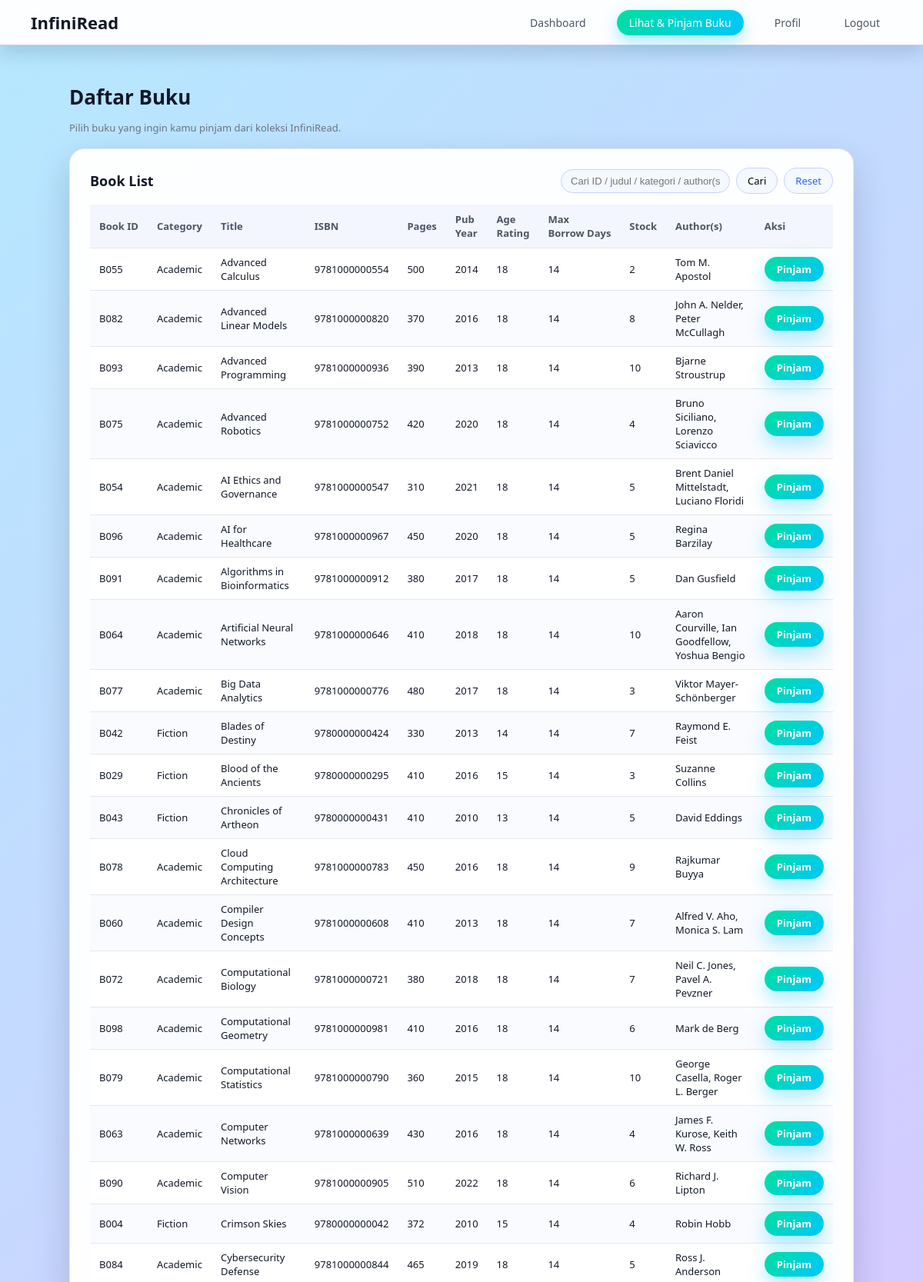
The page /frontend/pages/member/books.php (signed in, upper part) on the database its author committed.
### tables this page shows
CREATE TABLE `book` (
  `Book_ID` varchar(20) NOT NULL,
  `Category` varchar(20) NOT NULL,
  `Title` varchar(100) NOT NULL,
  `ISBN` varchar(50) NOT NULL,
  `Pages` int(11) NOT NULL,
  `Pub_Year` int(11) NOT NULL,
  `Age_Rating` int(11) NOT NULL,
  `Max_Borrowdays` int(11) NOT NULL,
  `Stock` int(11) NOT NULL,
  `Staff_ID` int(11) NOT NULL,
  `File_URL` varchar(255) NOT NULL
);

### backend/controllers/BookController.php (called while the page is built, shortened)
<?php
require_once __DIR__ . '/../config/database.php';
class BookController
{
    public static function getAllWithAuthors(?string $keyword = null) {
        global $mysqli;
        $keyword = trim($keyword ?? '');
        $booksResult = $mysqli->query("
            SELECT
                Book_ID,
                Category,
                Title,
                ISBN,
                Pages,
                Pub_Year,
                Age_Rating,
                Max_Borrowdays,
                Stock
            FROM book
            ORDER BY Title ASC
        ");
        $authorMap = [];
        $resAuth = $mysqli->query("
            SELECT
                Book_ID,
                GROUP_CONCAT(Author SEPARATOR ', ') AS Authors
            FROM book_author
            GROUP BY Book_ID
        ");
        if ($resAuth) {
            while ($row = $resAuth->fetch_assoc()) {
                $authorMap[$row['Book_ID']] = $row['Authors'];
            }
        }
        return [$booksResult, $authorMap];
    }
}

### frontend/pages/member/books.php (the view, shortened to what this page needs)
<?php
require_once __DIR__ . '/../../../backend/middleware/AuthMiddleware.php';
require_once __DIR__ . '/../../../backend/controllers/BookController.php';
$keyword = trim($_GET['q'] ?? '');
[$booksResult, $authorMap] = BookController::getAllWithAuthors($keyword);
?>
<!DOCTYPE html>
<html lang="id">
<head>
  <link rel="stylesheet" href="/frontend/assets/css/global.css">
  <link rel="stylesheet" href="/frontend/assets/css/dashboard.css">
</head>
<body>
<?php include __DIR__ . '/../../components/navbar_member.php'; ?>
<div class="page-wrap">
  <h1 class="page-title">Daftar Buku</h1>
  <p class="subtitle">Pilih buku yang ingin kamu pinjam dari koleksi InfiniRead.</p>
  <div class="card">
    <div class="table-header">
      <div class="table-title">Book List</div>
      <form method="get" class="search-form">
        <input
          type="text"
          name="q"
          class="search-input"
          placeholder="Cari ID / judul / kategori / author(s)..."
          value="<?= htmlspecialchars($keyword) ?>"
        >
        <button type="submit" class="btn-ghost">Cari</button>
        <a href="books.php" class="btn-ghost">Reset</a>
      </form>
    </div>
    <table class="data-table">
      <thead>
        <tr>
          <th>Book ID</th>
          <th>Category</th>
          <th>Title</th>
          <th>ISBN</th>
          <th>Pages</th>
          <th>Pub<br>Year</th>
          <th>Age<br>Rating</th>
          <th>Max<br>Borrow Days</th>
          <th>Stock</th>
          <th>Author(s)</th>
          <th>Aksi</th>
        </tr>
      </thead>
      <tbody>
      <?php if ($booksResult && $booksResult->num_rows > 0): ?>
        <?php while ($row = $booksResult->fetch_assoc()): ?>
          <tr>
            <td><?= htmlspecialchars($row['Book_ID']) ?></td>
            <td><?= htmlspecialchars($row['Category']) ?></td>
            <td><?= htmlspecialchars($row['Title']) ?></td>
            <td><?= htmlspecialchars($row['ISBN']) ?></td>
            <td><?= (int)$row['Pages'] ?></td>
            <td><?= (int)$row['Pub_Year'] ?></td>
            <td><?= (int)$row['Age_Rating'] ?></td>
            <td><?= htmlspecialchars($row['Max_Borrowdays']) ?></td>
            <td><?= (int)$row['Stock'] ?></td>
            <td><?= htmlspecialchars($authorMap[$row['Book_ID']] ?? '-') ?></td>
            <td>
              <?php if ((int)$row['Stock'] > 0): ?>
                <form action="/frontend/pages/member/borrow_action.php"
                      method="post" style="display:inline;">
                  <button type="submit" class="btn-primary">Pinjam</button>
                </form>
              <?php else: ?>
                <span class="status-out">Habis</span>
              <?php endif; ?>
            </td>
          </tr>
        <?php endwhile; ?>
      <?php endif; ?>
      </tbody>
    </table>
  </div>
</div>
</body>
</html>

### frontend/assets/css/global.css (style rules this page uses)
* { box-sizing: border-box; }
html, body { margin: 0; padding: 0; min-height: 100vh; }
body { font-family: "Poppins", system-ui, sans-serif; background: linear-gradient(135deg, #b5e8ff, #d7c9ff 40%, #ffd6e8); color: #1f2933; }
a { color: #2563eb; text-decoration: none; }
button { font-family: inherit; }
.page-wrap { padding: 32px 40px 40px; max-width: 1200px; margin: 0 auto; }
.page-title { font-size: 26px; font-weight: 700; margin-bottom: 4px; color: #111827; }
.subtitle { font-size: 13px; color: #6b7280; margin-bottom: 18px; }

### frontend/assets/css/dashboard.css (style rules this page uses)
.page-wrap { padding: 32px 40px 40px; max-width: 1100px; margin: 0 auto; }

### frontend/pages/member/books.php (style rules this page uses)
.card { background: rgba(255, 255, 255, 0.97); border-radius: 20px; padding: 24px 26px 30px; box-shadow: 0 18px 45px rgba(15, 23, 42, 0.18); border: 1px solid rgba(226, 232, 240, 0.9); }
.table-header { display: flex; justify-content: space-between; align-items: center; gap: 12px; margin-bottom: 14px; }
.table-title { font-size: 18px; font-weight: 600; color: #111827; }
.search-form { margin: 0; display: flex; align-items: center; gap: 8px; }
.search-input { background: #f4f8ff; border: 1px solid #c7d2fe; padding: 7px 12px; border-radius: 999px; font-size: 13px; min-width: 220px; color: #111827; outline: none; }
.data-table { width: 100%; border-collapse: collapse; font-size: 13px; }
.data-table th { background: #f3f6ff; padding: 10px 12px; font-weight: 600; color: #4b5563; border-bottom: 1px solid #e5e7eb; text-align: left; white-space: nowrap; }
.data-table td { padding: 9px 12px; border-bottom: 1px solid #e5e7eb; background: #ffffff; color: #111827; vertical-align: middle; }
.data-table tr:nth-child(even) td { background: #f9fbff; }
.btn-primary { background: linear-gradient(135deg, #00e09e, #00c6ff); border: none; color: #ffffff; padding: 7px 16px; border-radius: 999px; cursor: pointer; font-weight: 600; font-size: 13px; box-shadow: 0 10px 25px rgba(0, 198, 255, 0.35); transition: transform 0.1s ease, box-shadow 0.1s ease, filter 0.1s ease; }
.btn-ghost { padding: 7px 14px; border-radius: 999px; font-size: 13px; background: #f4f8ff; border: 1px solid #c7d2fe; cursor: pointer; transition: 0.15s; }

### rows shown on the page
book: Book_ID "B055", Category "Academic", Title "Advanced Calculus", ISBN "9781000000554", Pages "500", Pub_Year "2014", Age_Rating "18", Max_Borrowdays "14", Stock "2", Book_ID "Tom M. Apostol"
book: Book_ID "B082", Category "Academic", Title "Advanced Linear Models", ISBN "9781000000820", Pages "370", Pub_Year "2016", Age_Rating "18", Max_Borrowdays "14", Stock "8", Book_ID "John A. Nelder, Peter McCullagh"
book: Book_ID "B093", Category "Academic", Title "Advanced Programming", ISBN "9781000000936", Pages "390", Pub_Year "2013", Age_Rating "18", Max_Borrowdays "14", Stock "10", Book_ID "Bjarne Stroustrup"
book: Book_ID "B075", Category "Academic", Title "Advanced Robotics", ISBN "9781000000752", Pages "420", Pub_Year "2020", Age_Rating "18", Max_Borrowdays "14", Stock "4", Book_ID "Bruno Siciliano, Lorenzo Sciavicco"
book: Book_ID "B054", Category "Academic", Title "AI Ethics and Governance", ISBN "9781000000547", Pages "310", Pub_Year "2021", Age_Rating "18", Max_Borrowdays "14", Stock "5", Book_ID "Brent Daniel Mittelstadt, Luciano Floridi"
book: Book_ID "B096", Category "Academic", Title "AI for Healthcare", ISBN "9781000000967", Pages "450", Pub_Year "2020", Age_Rating "18", Max_Borrowdays "14", Stock "5", Book_ID "Regina Barzilay"
book: Book_ID "B091", Category "Academic", Title "Algorithms in Bioinformatics", ISBN "9781000000912", Pages "380", Pub_Year "2017", Age_Rating "18", Max_Borrowdays "14", Stock "5", Book_ID "Dan Gusfield"
book: Book_ID "B064", Category "Academic", Title "Artificial Neural Networks", ISBN "9781000000646", Pages "410", Pub_Year "2018", Age_Rating "18", Max_Borrowdays "14", Stock "10", Book_ID "Aaron Courville, Ian Goodfellow, Yoshua Bengio"
book: Book_ID "B077", Category "Academic", Title "Big Data Analytics", ISBN "9781000000776", Pages "480", Pub_Year "2017", Age_Rating "18", Max_Borrowdays "14", Stock "3", Book_ID "Viktor Mayer-Schönberger"
book: Book_ID "B042", Category "Fiction", Title "Blades of Destiny", ISBN "9780000000424", Pages "330", Pub_Year "2013", Age_Rating "14", Max_Borrowdays "14", Stock "7", Book_ID "Raymond E. Feist"
book: Book_ID "B029", Category "Fiction", Title "Blood of the Ancients", ISBN "9780000000295", Pages "410", Pub_Year "2016", Age_Rating "15", Max_Borrowdays "14", Stock "3", Book_ID "Suzanne Collins"
book: Book_ID "B043", Category "Fiction", Title "Chronicles of Artheon", ISBN "9780000000431", Pages "410", Pub_Year "2010", Age_Rating "13", Max_Borrowdays "14", Stock "5", Book_ID "David Eddings"
book: Book_ID "B078", Category "Academic", Title "Cloud Computing Architecture", ISBN "9781000000783", Pages "450", Pub_Year "2016", Age_Rating "18", Max_Borrowdays "14", Stock "9", Book_ID "Rajkumar Buyya"
book: Book_ID "B060", Category "Academic", Title "Compiler Design Concepts", ISBN "9781000000608", Pages "410", Pub_Year "2013", Age_Rating "18", Max_Borrowdays "14", Stock "7", Book_ID "Alfred V. Aho, Monica S. Lam"
book: Book_ID "B072", Category "Academic", Title "Computational Biology", ISBN "9781000000721", Pages "380", Pub_Year "2018", Age_Rating "18", Max_Borrowdays "14", Stock "7", Book_ID "Neil C. Jones, Pavel A. Pevzner"
book: Book_ID "B098", Category "Academic", Title "Computational Geometry", ISBN "9781000000981", Pages "410", Pub_Year "2016", Age_Rating "18", Max_Borrowdays "14", Stock "6", Book_ID "Mark de Berg"
book: Book_ID "B079", Category "Academic", Title "Computational Statistics", ISBN "9781000000790", Pages "360", Pub_Year "2015", Age_Rating "18", Max_Borrowdays "14", Stock "10", Book_ID "George Casella, Roger L. Berger"
book: Book_ID "B063", Category "Academic", Title "Computer Networks", ISBN "9781000000639", Pages "430", Pub_Year "2016", Age_Rating "18", Max_Borrowdays "14", Stock "4", Book_ID "James F. Kurose, Keith W. Ross"
book: Book_ID "B090", Category "Academic", Title "Computer Vision", ISBN "9781000000905", Pages "510", Pub_Year "2022", Age_Rating "18", Max_Borrowdays "14", Stock "6", Book_ID "Richard J. Lipton"
book: Book_ID "B004", Category "Fiction", Title "Crimson Skies", ISBN "9780000000042", Pages "372", Pub_Year "2010", Age_Rating "15", Max_Borrowdays "14", Stock "4", Book_ID "Robin Hobb"
book: Book_ID "B084", Category "Academic", Title "Cybersecurity Defense", ISBN "9781000000844", Pages "465", Pub_Year "2019", Age_Rating "18", Max_Borrowdays "14", Stock "5", Book_ID "Ross J. Anderson"
